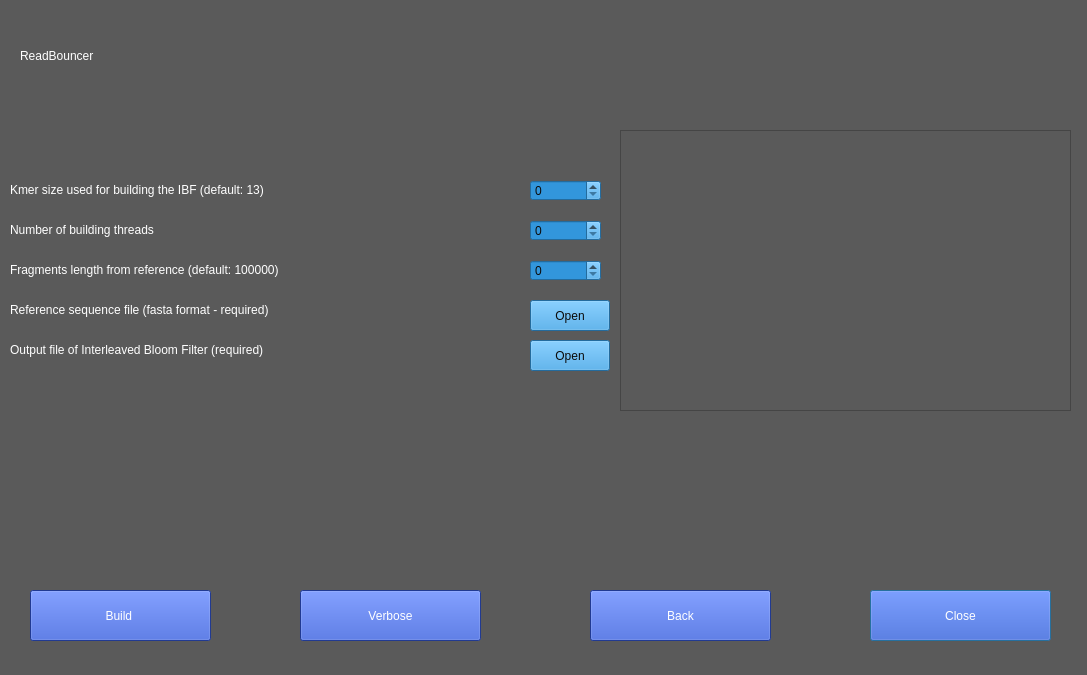
<?xml version="1.0" encoding="UTF-8"?>
<ui version="4.0">
 <class>IBF_mainwindow</class>
 <widget class="QDialog" name="IBF_mainwindow">
  <property name="geometry">
   <rect>
    <x>0</x>
    <y>0</y>
    <width>1087</width>
    <height>675</height>
   </rect>
  </property>
  <property name="maximumSize">
   <size>
    <width>1087</width>
    <height>675</height>
   </size>
  </property>
  <property name="windowTitle">
   <string>Build IBF from given Reference Sequence </string>
  </property>
  <property name="styleSheet">
   <string notr="true">background-color: rgb(90, 90, 90);</string>
  </property>
  <widget class="QPushButton" name="pushButton_2">
   <property name="geometry">
    <rect>
     <x>870</x>
     <y>590</y>
     <width>181</width>
     <height>51</height>
    </rect>
   </property>
   <property name="styleSheet">
    <string notr="true">background-color: rgb(46, 81, 204);
color: rgb(255, 255, 255);
font: 75 10pt &quot;MS Shell Dlg 2&quot;;
border-color: rgb(170, 255, 0);</string>
   </property>
   <property name="text">
    <string>Close</string>
   </property>
  </widget>
  <widget class="QPushButton" name="pushButton_3">
   <property name="geometry">
    <rect>
     <x>30</x>
     <y>590</y>
     <width>181</width>
     <height>51</height>
    </rect>
   </property>
   <property name="styleSheet">
    <string notr="true">background-color: rgb(46, 81, 204);
color: rgb(255, 255, 255);
font: 75 10pt &quot;MS Shell Dlg 2&quot;;
border-color: rgb(170, 255, 0);</string>
   </property>
   <property name="text">
    <string>Build </string>
   </property>
  </widget>
  <widget class="QSpinBox" name="spinBox">
   <property name="geometry">
    <rect>
     <x>530</x>
     <y>180</y>
     <width>71</width>
     <height>21</height>
    </rect>
   </property>
   <property name="styleSheet">
    <string notr="true">color: rgb(11, 11, 11);
background-color: rgb(50, 150, 220);</string>
   </property>
  </widget>
  <widget class="QSpinBox" name="spinBox_2">
   <property name="geometry">
    <rect>
     <x>530</x>
     <y>220</y>
     <width>71</width>
     <height>21</height>
    </rect>
   </property>
   <property name="styleSheet">
    <string notr="true">color: rgb(11, 11, 11);
background-color: rgb(50, 150, 220);</string>
   </property>
  </widget>
  <widget class="QSpinBox" name="spinBox_3">
   <property name="geometry">
    <rect>
     <x>530</x>
     <y>260</y>
     <width>71</width>
     <height>21</height>
    </rect>
   </property>
   <property name="styleSheet">
    <string notr="true">color: rgb(11, 11, 11);
background-color: rgb(50, 150, 220);</string>
   </property>
   <property name="maximum">
    <number>100000000</number>
   </property>
  </widget>
  <widget class="QLabel" name="label_3">
   <property name="geometry">
    <rect>
     <x>10</x>
     <y>180</y>
     <width>461</width>
     <height>20</height>
    </rect>
   </property>
   <property name="styleSheet">
    <string notr="true">color: rgb(255, 255, 255);
font: 75 10pt &quot;MS Shell Dlg 2&quot;;</string>
   </property>
   <property name="text">
    <string>Kmer size used for building the IBF (default: 13)</string>
   </property>
  </widget>
  <widget class="QLabel" name="label_4">
   <property name="geometry">
    <rect>
     <x>10</x>
     <y>220</y>
     <width>461</width>
     <height>20</height>
    </rect>
   </property>
   <property name="styleSheet">
    <string notr="true">color: rgb(255, 255, 255);
font: 75 10pt &quot;MS Shell Dlg 2&quot;;</string>
   </property>
   <property name="text">
    <string>Number of building threads</string>
   </property>
  </widget>
  <widget class="QLabel" name="label_5">
   <property name="geometry">
    <rect>
     <x>10</x>
     <y>260</y>
     <width>461</width>
     <height>20</height>
    </rect>
   </property>
   <property name="styleSheet">
    <string notr="true">color: rgb(255, 255, 255);
font: 75 10pt &quot;MS Shell Dlg 2&quot;;</string>
   </property>
   <property name="text">
    <string>Fragments length from reference (default: 100000)</string>
   </property>
  </widget>
  <widget class="QLabel" name="label_7">
   <property name="geometry">
    <rect>
     <x>10</x>
     <y>300</y>
     <width>461</width>
     <height>20</height>
    </rect>
   </property>
   <property name="styleSheet">
    <string notr="true">color: rgb(255, 255, 255);
font: 75 10pt &quot;MS Shell Dlg 2&quot;;</string>
   </property>
   <property name="text">
    <string>Reference sequence file (fasta format - required)</string>
   </property>
  </widget>
  <widget class="QLabel" name="label_8">
   <property name="geometry">
    <rect>
     <x>10</x>
     <y>340</y>
     <width>461</width>
     <height>20</height>
    </rect>
   </property>
   <property name="styleSheet">
    <string notr="true">color: rgb(255, 255, 255);
font: 75 10pt &quot;MS Shell Dlg 2&quot;;</string>
   </property>
   <property name="text">
    <string>Output file of Interleaved Bloom Filter (required)</string>
   </property>
  </widget>
  <widget class="QPushButton" name="pushButton">
   <property name="geometry">
    <rect>
     <x>530</x>
     <y>300</y>
     <width>80</width>
     <height>31</height>
    </rect>
   </property>
   <property name="styleSheet">
    <string notr="true">color: rgb(11, 11, 11);
background-color: rgb(50, 150, 220);
font: 75 10pt &quot;MS Shell Dlg 2&quot;;</string>
   </property>
   <property name="text">
    <string>Open</string>
   </property>
  </widget>
  <widget class="QPushButton" name="pushButton_4">
   <property name="geometry">
    <rect>
     <x>530</x>
     <y>340</y>
     <width>80</width>
     <height>31</height>
    </rect>
   </property>
   <property name="styleSheet">
    <string notr="true">color: rgb(11, 11, 11);
background-color: rgb(50, 150, 220);
font: 75 10pt &quot;MS Shell Dlg 2&quot;;</string>
   </property>
   <property name="text">
    <string>Open</string>
   </property>
  </widget>
  <widget class="QPushButton" name="pushButton_6">
   <property name="geometry">
    <rect>
     <x>300</x>
     <y>590</y>
     <width>181</width>
     <height>51</height>
    </rect>
   </property>
   <property name="styleSheet">
    <string notr="true">background-color: rgb(46, 81, 204);
color: rgb(255, 255, 255);
font: 75 10pt &quot;MS Shell Dlg 2&quot;;
border-color: rgb(170, 255, 0);</string>
   </property>
   <property name="text">
    <string>Verbose</string>
   </property>
  </widget>
  <widget class="QTextEdit" name="text1">
   <property name="geometry">
    <rect>
     <x>620</x>
     <y>130</y>
     <width>451</width>
     <height>281</height>
    </rect>
   </property>
   <property name="styleSheet">
    <string notr="true">color: rgb(255, 255, 255);
font: 75 10pt &quot;MS Shell Dlg 2&quot;;</string>
   </property>
  </widget>
  <widget class="QLabel" name="label_6">
   <property name="geometry">
    <rect>
     <x>20</x>
     <y>30</y>
     <width>191</width>
     <height>51</height>
    </rect>
   </property>
   <property name="styleSheet">
    <string notr="true">color: rgb(255, 255, 255);
font: 75 10pt &quot;MS Shell Dlg 2&quot;;
font: 15pt &quot;Segoe UI Symbol&quot;;</string>
   </property>
   <property name="text">
    <string>ReadBouncer</string>
   </property>
  </widget>
  <widget class="QPushButton" name="pushButton_7">
   <property name="geometry">
    <rect>
     <x>590</x>
     <y>590</y>
     <width>181</width>
     <height>51</height>
    </rect>
   </property>
   <property name="styleSheet">
    <string notr="true">background-color: rgb(46, 81, 204);
color: rgb(255, 255, 255);
font: 75 10pt &quot;MS Shell Dlg 2&quot;;
border-color: rgb(170, 255, 0);</string>
   </property>
   <property name="text">
    <string>Back</string>
   </property>
  </widget>
  <action name="actionAbout">
   <property name="text">
    <string>About</string>
   </property>
  </action>
 </widget>
 <resources/>
 <connections/>
</ui>
